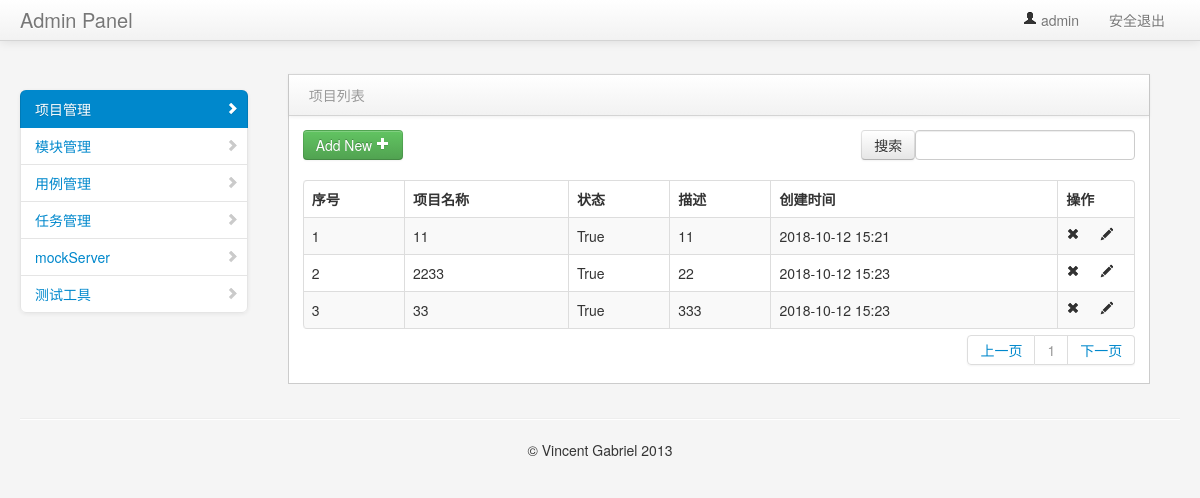
Page /manage/project_manage/ (signed in) on the earlier database version.
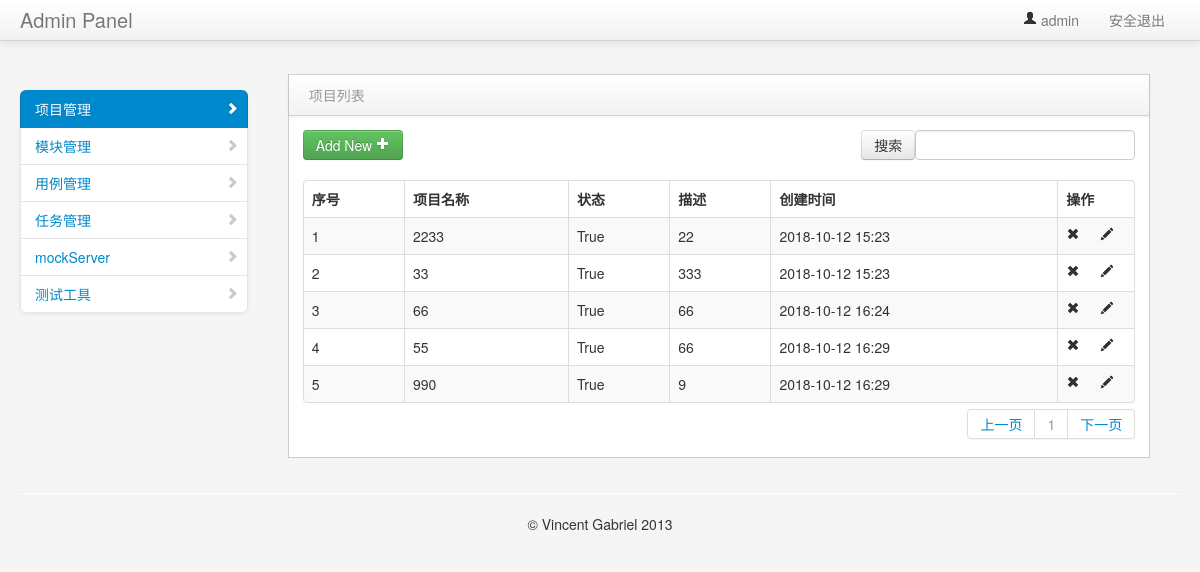
Same page on the later database version.
### project_app/models.py (models this page shows, shortened)
class Project(models.Model):
    title = models.CharField(max_length=50)
    describe = models.TextField("描述",default="")
    status = models.BooleanField("状态",default=True)
    create_time = models.DateTimeField("创建时间",auto_now=True)

### project_app/views/project_views.py (the view)
# urls.py: path("project_manage/", project_views.project_manage),
@login_required #判断用户是否登录
def project_manage(request):
    page = request.GET.get('page')
    page = try_int(page, 1)
    count = Project.objects.all().count()
    pageObj = html_hepler.PageInfo(page, count)
    content = request.POST.get('search_project')
    if content is not None:
        project_data = Project.objects.filter(
                title__contains=content)
    else:
        project_data = Project.objects.all()[pageObj.start:pageObj.end]
    page_string = html_hepler.Pager(page, pageObj.all_page_count)
    username = request.session.get('user1', '')  # 读取浏览器 session
    return render(request, "project_manage.html", {"user": username,"project_data":project_data,
                                                   "page": page_string,"type":"list"})

### project_app/html_hepler.py (called while the page is built, shortened)
def Pager(page,all_page_count):
    page_html = []
    if page <= 1:
        prev_html = "<li class='next'><a href='#'>上一页</a></li>"
    else:
        prev_html = "<li class='next'><a href='/manage/project_manage/?page=%d'>上一页</a></li>" % (page - 1)
    page_html.append(prev_html)
    if all_page_count < 11:
        begin = 0
        end = all_page_count
    for i in range(begin,end):
        if page == i+1:
            a_html = "<li class='prev disabled'><a href = '/manage/project_manage/?page=%d'>%d</a></li>"%(i+1,i+1)
        else:
            a_html = "<li class='prev disabled'><a href = '/manage/project_manage/?page=%d'>%d</a></li>" % (i+1, i+1)
        page_html.append(a_html)
    next_html = "<li class='next'><a href = '/manage/project_manage/?page=%d'>下一页</a></li>" % (page + 1)
    page_html.append(next_html)
    page_string = mark_safe("".join(page_html))
    return page_string

    @property
    def start(self):
        return (self.CurrentPage-1) * self.PerItem

    @property
    def end(self):
        return self.CurrentPage * self.PerItem

### project_app/views/project_views.py (called while the page is built)
def try_int(arg,default):
    try:
        arg = int(arg)
    except Exception as e:
        arg = default
    return arg

### templates/project_manage.html (shortened to what this page needs)
{% extends "common/nav.html" %}
    {% block context %}
<div class="span3" id="sidebar">
    <ul class="nav nav-list bs-docs-sidenav nav-collapse collapse">
        <li class="active">
            <a href="/manage/project_manage/"><i class="icon-chevron-right"></i>项目管理</a>
        </li>
        <li>
            <a href="/manage/module_manage/"><i class="icon-chevron-right"></i>模块管理</a>
        </li>
        <li>
            <a href="interface.html"><i class="icon-chevron-right"></i>用例管理</a>
        </li>
        <li>
            <a href="interface.html"><i class="icon-chevron-right"></i>任务管理</a>
        </li>
        <li>
            <a href="interface.html"><i class="icon-chevron-right"></i>mockServer</a>
        </li>
        <li>
            <a href="interface.html"><i class="icon-chevron-right"></i>测试工具</a>
        </li>
    </ul>
</div>
<div class="span9" id="content">
    <div class="row-fluid">
   {% if type == 'list'%}
         <div class="block">
            <div class="navbar navbar-inner block-header">
                <div class="muted pull-left">项目列表</div>
            </div>
            <div class="block-content collapse in">
                <div class="span12">
                   <div class="table-toolbar">
                      <div class="btn-group">
                         <a href="/manage/add_project/"><button class="btn btn-success">Add New <i class="icon-plus icon-white"></i></button></a>
                      </div>
                      <div class="btn-group pull-right">
                         <div class="dataTables_filter" id="example_filter">
                             <form method="post" action="/manage/project_manage/">
                              <input class="btn" type="submit" value="搜索">
                              <label><input type="text" aria-controls="example" id="search_project" name="search_project"></label>
                             </form>
                        </div>
                      </div>
                   </div>
                    <table cellpadding="0" cellspacing="0" border="0" class="table table-striped table-bordered" id="example2">
                        <thead>
                            <tr>
                                <th>序号</th>
                                <th>项目名称</th>
                                <th>状态</th>
                                <th>描述</th>
                                <th>创建时间</th>
                                <th>操作</th>
                            </tr>
                        </thead>
                        <tbody>
                        {% for data in project_data %}
                            <tr class="gradeU">
                                <td>{{forloop.counter }}</td>
                                <td>{{data.title}}</td>
                                <td>{{data.status}}</td>
                                <td class="center">{{data.describe}}</td>
                                <td class="center">{{data.create_time |date:"Y-m-d H:i"}}</td>
                                <td class="center" style="width: 60px;">
                                    <a onclick="del_id('{{ data.id }}')"><i class="icon-remove"></i></a>
                                    <a href="/manage/edit_project/{{ data.id }}/"><i class="icon-pencil"></i></a>
                                </td>
                            </tr>
                        {% endfor %}
                        </tbody>
                    </table>
                </div>
                <div id="pageslist" class="dataTables_paginate paging_bootstrap pagination">
                    <ul>
                        {{ page }}
                    </ul>
                </div>
            </div>
         </div>
    </div>
</div>
 {% endif %}
    {% endblock context %}

Differences in the rows shown:
removed Project: title "11", status "True", describe "11", create_time "2018-10-12 15:21"
added Project: title "66", status "True", describe "66", create_time "2018-10-12 16:24"
added Project: title "55", status "True", describe "66", create_time "2018-10-12 16:29"
added Project: title "990", status "True", describe "9", create_time "2018-10-12 16:29"
